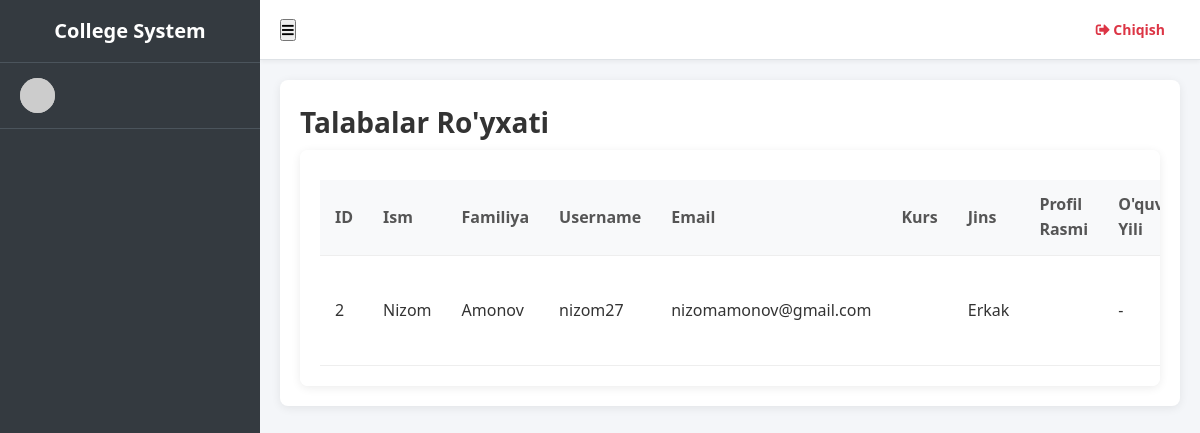
/manage_student/, run on the app's committed database.
### student_management_app/models.py (models this page shows)
class Students(models.Model):
    id = models.AutoField(primary_key=True)
    admin = models.OneToOneField(CustomUser, on_delete = models.CASCADE)
    gender = models.CharField(max_length=50)
    profile_pic = models.FileField(upload_to='profile_pics/', null=True, blank=True)
    address = models.TextField()
    course_id = models.ForeignKey(Courses, on_delete=models.DO_NOTHING, null=True, blank=True)
    session_year_id = models.ForeignKey(SessionYearModel, null=True, blank=True, on_delete=models.CASCADE)
    created_at = models.DateTimeField(auto_now_add=True)
    updated_at = models.DateTimeField(auto_now=True)
    objects = models.Manager()

class CustomUser(AbstractUser):
    HOD = '1'
    STAFF = '2'
    STUDENT = '3'
    EMAIL_TO_USER_TYPE_MAP = {
        'hod': HOD,
        'staff': STAFF,
        'student': STUDENT
    }
    user_type_data = ((HOD, "HOD"), (STAFF, "Staff"), (STUDENT, "Student"))
    user_type = models.CharField(default=1, choices=user_type_data, max_length=10)

### student_management_app/HodViews.py (the view)
# urls.py: path('manage_student/', HodViews.manage_student, name="manage_student"),
def manage_student(request):
    students = Students.objects.all()
    context = {
        "students": students
    }
    return render(request, 'hod_template/manage_student_template.html', context)

### student_management_app/templates/hod_template/manage_student_template.html (shortened to what this page needs)
{% extends 'base.html' %}
{% block content %}
<section class="content">
    <div class="container-fluid">
        <div class="row">
            <div class="col-12">
                <div class="card">
                    <div class="card-header">
                        <h3 class="card-title">Talabalar Ro'yxati</h3>
                    </div>
                    <div class="card-body table-responsive p-0">
                        <table class="table table-hover text-nowrap">
                            <thead>
                                <tr>
                                    <th>ID</th>
                                    <th>Ism</th>
                                    <th>Familiya</th>
                                    <th>Username</th>
                                    <th>Email</th>
                                    <th>Kurs</th>
                                    <th>Jins</th>
                                    <th>Profil Rasmi</th>
                                    <th>O'quv Yili</th>
                                </tr>
                            </thead>
                            <tbody>
                                {% for student in students %}
                                <tr>
                                    <td>{{ student.admin.id }}</td>
                                    <td>{{ student.admin.first_name }}</td>
                                    <td>{{ student.admin.last_name }}</td>
                                    <td>{{ student.admin.username }}</td>
                                    <td>{{ student.admin.email }}</td>
                                    <td>{{ student.course_id.course_name }}</td>
                                    <td>{{ student.gender }}</td>
                                    <td><img src="{{ student.profile_pic }}" style="width: 100px;" /></td>
                                    <td>{{ student.session_year_id.session_start_year }} - {{ student.session_year_id.session_end_year }}</td>
                                </tr>
                                {% endfor %}
                            </tbody>
                        </table>
                    </div>
                </div>
            </div>
        </div>
    </div>
</section>
{% endblock content %}

### static/css/style.css (style rules this page uses)
* { margin: 0; padding: 0; box-sizing: border-box; font-family: 'Segoe UI', Tahoma, Geneva, Verdana, sans-serif; }
body { background-color: #f4f6f9; color: #333; line-height: 1.6; }
.card { background: #fff; border-radius: 8px; box-shadow: 0 2px 10px rgba(0,0,0,0.08); padding: 20px; position: relative; overflow: hidden; display: flex; flex-direction: column; transition: transform 0.2s, box-shadow 0.2s; }
.card h3 { font-size: 28px; font-weight: bold; margin-bottom: 5px; }
.table-responsive { background: #fff; border-radius: 8px; box-shadow: 0 2px 10px rgba(0,0,0,0.08); padding: 20px; overflow-x: auto; }
table { width: 100%; border-collapse: collapse; margin-top: 10px; }
th, td { padding: 12px 15px; text-align: left; border-bottom: 1px solid #eee; }
th { background-color: #f8f9fa; font-weight: 600; color: #555; }

### data on the page
Students: admin.id "2", admin.first_name "Nizom", admin.last_name "Amonov", admin.username "nizom27", admin.email "nizomamonov@gmail.com", gender "Erkak"
